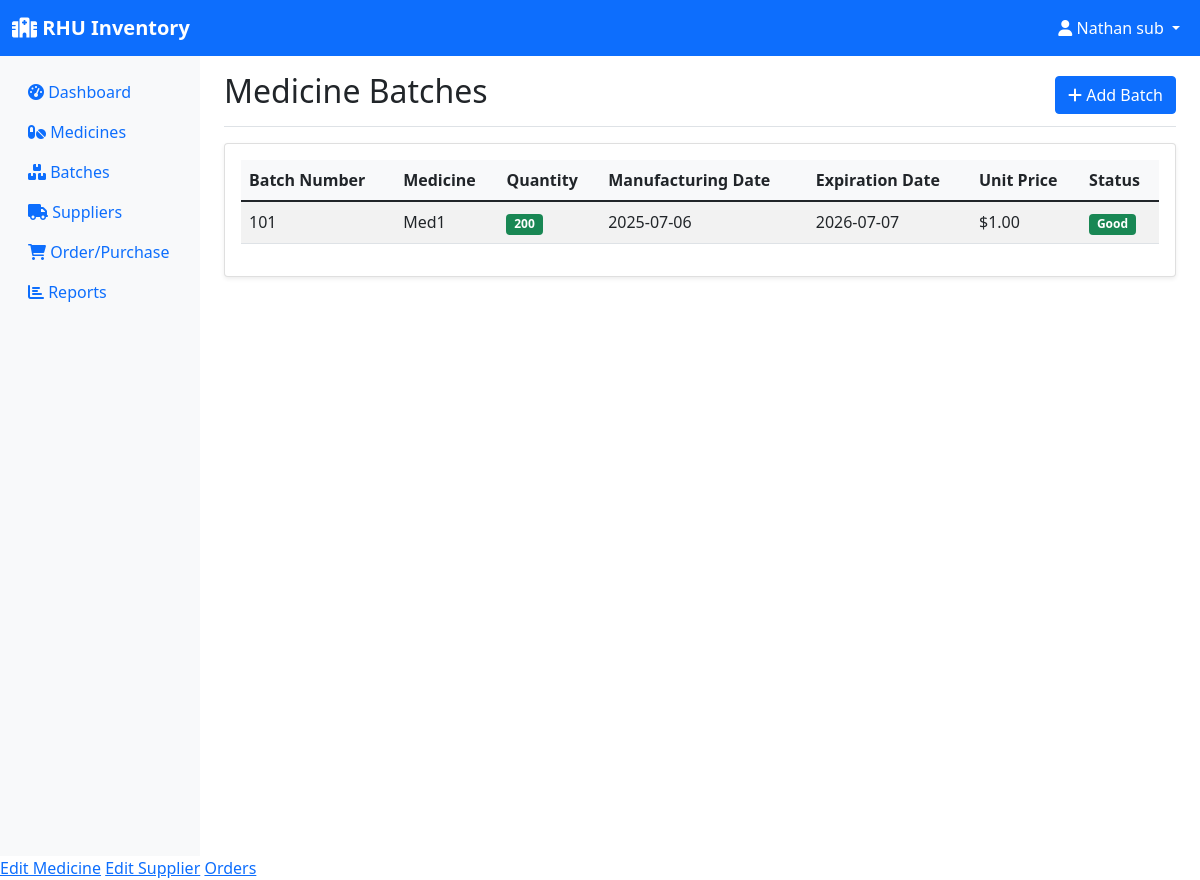
/batches (signed in), run on an earlier commit of the app's database.
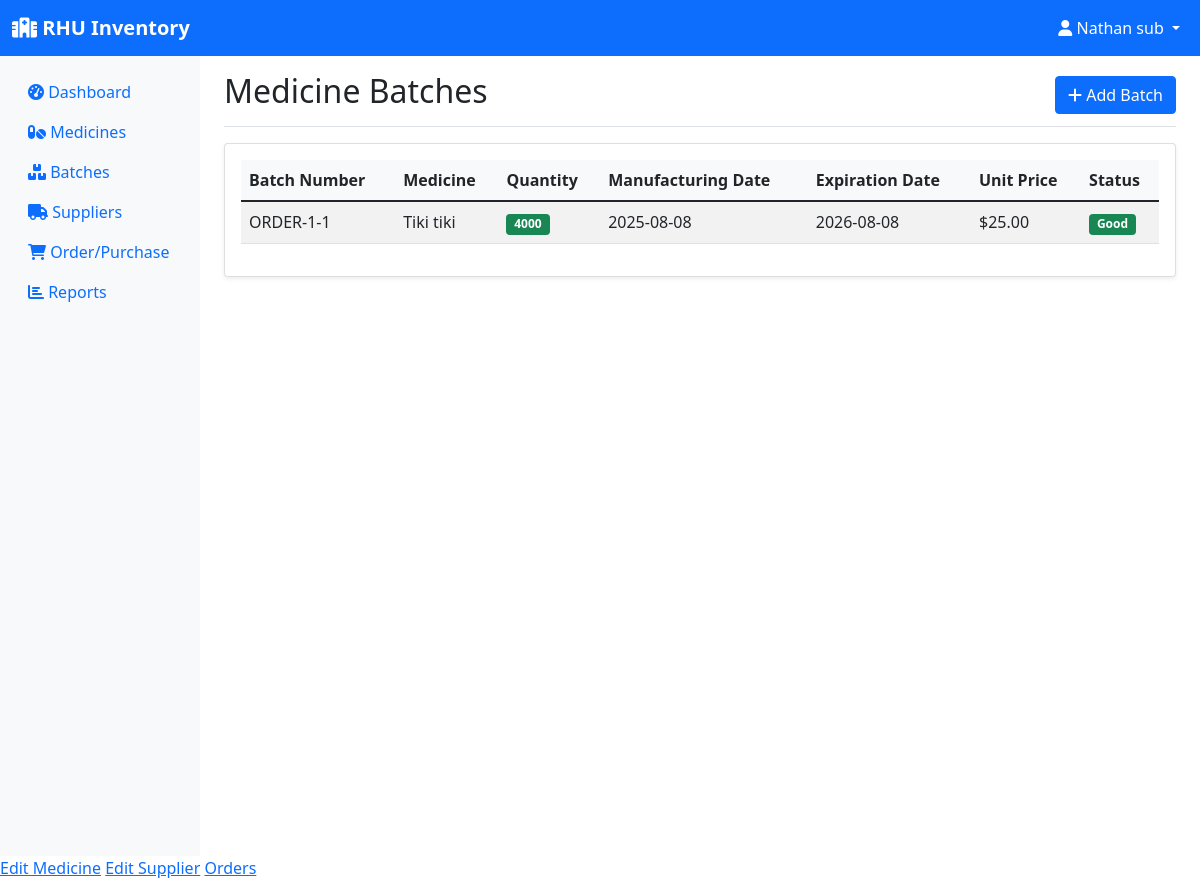
And on a later commit of the database.
### models.py (models this page shows, shortened)
class Batch(db.Model):
    id = db.Column(db.Integer, primary_key=True)
    batch_number = db.Column(db.String(50), nullable=False)
    medicine_id = db.Column(db.Integer, db.ForeignKey('medicine.id'), nullable=False)
    quantity = db.Column(db.Integer, nullable=False)
    expiration_date = db.Column(db.Date, nullable=False)
    manufacturing_date = db.Column(db.Date)
    unit_price = db.Column(db.Float)
    created_at = db.Column(db.DateTime, default=datetime.utcnow)
    transactions = db.relationship('StockTransaction', backref='batch', lazy=True)
    @property
    def is_expired(self):
        return self.expiration_date < datetime.now().date()
    @property
    def days_until_expiration(self):
        delta = self.expiration_date - datetime.now().date()
        return delta.days

class Medicine(db.Model):
    id = db.Column(db.Integer, primary_key=True)
    name = db.Column(db.String(100), nullable=False)
    generic_name = db.Column(db.String(100))
    category = db.Column(db.String(50))
    unit = db.Column(db.String(20))  # e.g., tablets, bottles, etc.
    supplier_id = db.Column(db.Integer, db.ForeignKey('supplier.id'), nullable=False)
    created_at = db.Column(db.DateTime, default=datetime.utcnow)
    batches = db.relationship('Batch', backref='medicine', lazy=True)
    order_items = db.relationship('OrderItem', backref='medicine', lazy=True)

### app.py (the view)
@app.route('/batches')
@login_required
def batches():
    batches = Batch.query.all()
    return render_template('batches.html', batches=batches)

### app.py (called while the page is built)
@login_manager.user_loader
def load_user(user_id):
    return User.query.get(int(user_id))

### templates/batches.html (shortened to what this page needs)
{% extends "base.html" %}
{% block content %}
<div class="d-flex justify-content-between flex-wrap flex-md-nowrap align-items-center pt-3 pb-2 mb-3 border-bottom">
    <h1 class="h2">Medicine Batches</h1>
    {% if current_user.role != 'employee' %}
    <a href="{{ url_for('add_batch') }}" class="btn btn-primary">
        <i class="fas fa-plus"></i> Add Batch
    </a>
    {% endif %}
</div>
<div class="card">
    <div class="card-body">
        {% if batches %}
        <div class="table-responsive">
            <table class="table table-striped">
                <thead>
                    <tr>
                        <th>Batch Number</th>
                        <th>Medicine</th>
                        <th>Quantity</th>
                        <th>Manufacturing Date</th>
                        <th>Expiration Date</th>
                        <th>Unit Price</th>
                        <th>Status</th>
                    </tr>
                </thead>
                <tbody>
                    {% for batch in batches %}
                    <tr>
                        <td>{{ batch.batch_number }}</td>
                        <td>{{ batch.medicine.name }}</td>
                        <td>
                            <span class="badge bg-{{ 'danger' if batch.quantity <= 10 else 'success' }}">
                                {{ batch.quantity }}
                            </span>
                        </td>
                        <td>{{ batch.manufacturing_date or '-' }}</td>
                        <td>{{ batch.expiration_date }}</td>
                        <td>${{ "%.2f"|format(batch.unit_price or 0) }}</td>
                        <td>
                            {% if batch.is_expired %}
                                <span class="badge bg-danger">Expired</span>
                            {% elif batch.days_until_expiration <= 30 %}
                                <span class="badge bg-warning">Expiring Soon</span>
                            {% else %}
                                <span class="badge bg-success">Good</span>
                            {% endif %}
                        </td>
                    </tr>
                    {% endfor %}
                </tbody>
            </table>
        </div>
        {% else %}
        <div class="text-center py-4">
            <i class="fas fa-boxes fa-3x text-muted mb-3"></i>
            <p class="text-muted">No batches found. <a href="{{ url_for('add_batch') }}">Add your first batch</a>.</p>
        </div>
        {% endif %}
    </div>
</div>
{% endblock %}

What changed in the data, as far as the page shows it:
removed Batch: batch_number "101", medicine.name "Med1", quantity "200", manufacturing_date "2025-07-06", expiration_date "2026-07-07", unit_price "1.00", shows "Good"
added Batch: batch_number "ORDER-1-1", medicine.name "Tiki tiki", quantity "4000", manufacturing_date "2025-08-08", expiration_date "2026-08-08", unit_price "25.00", shows "Good"
